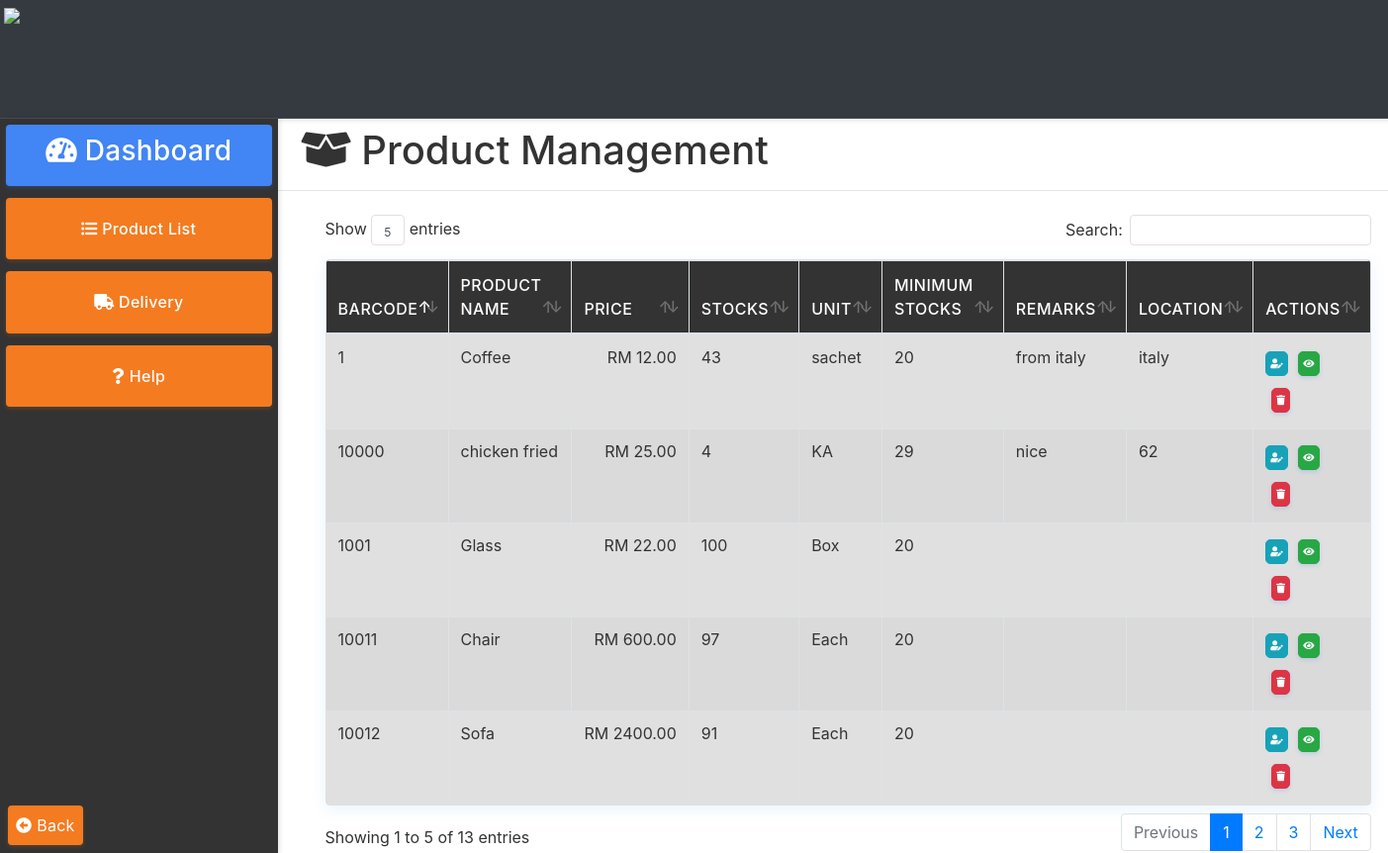
Screenshot of /products/products.php (signed in) with the database file from the repository.
### tables this page shows
CREATE TABLE `products` (
  `product_no` varchar(50) NOT NULL,
  `product_name` varchar(30) DEFAULT NULL,
  `sell_price` decimal(18,2) DEFAULT NULL,
  `quantity` int(11) DEFAULT NULL,
  `unit` varchar(30) DEFAULT NULL,
  `min_stocks` int(11) DEFAULT NULL,
  `remarks` text DEFAULT NULL,
  `location` varchar(50) DEFAULT NULL,
  `images` varchar(30) DEFAULT NULL
);

### products/products.php (the view, shortened to what this page needs)
<?php
	include("../server/connection.php");
	$stmt = $db->prepare("SELECT * FROM products");
	$stmt->execute();
	$result = $stmt->get_result();
	$products = [];
	while($row = $result->fetch_assoc()) {
		$products[] = $row;
	}
?>
<!DOCTYPE html>
<html>
<head>
	<?php include('../templates/head1.php');?>
</head>
<body>
	<div class="contain h-100">
		<?php include('../products/base.php');?>
		<div>
			<h1 class="ml-4 pt-2"><i class="fas fa-box-open"></i> Product Management</h1>
			<hr>
			<div class="table-responsive mt-4 pl-5 pr-5">
			<table class="table table-striped table-bordered" id="product_table" style="margin-top: -22px;">
				<thead>
					<tr>
						<th scope="col" class="column-text">Barcode</th>
						<th scope="col" class="column-text">Product Name</th>
						<th scope="col" class="column-text">Price</th>
						<th scope="col" class="column-text">Stocks</th>
						<th scope="col" class="column-text">Unit</th>
						<th scope="col" class="column-text">Minimum Stocks</th>
						<th scope="col" class="column-text">Remarks</th>
						<th scope="col" class="column-text">Location</th>
						<th scope="col" class="column-text">Actions</th>
					</tr>
				</thead>
				<tbody class="table-hover">
					<?php
						foreach($products as $row){
				  	?>
					<tr class="table-active">
						<td><?php echo $row['product_no'];?></td>
						<td><?php echo $row['product_name'];?></td>
						<td align="right">RM&nbsp<?php echo $row['sell_price'];?></td>
						<td><?php echo $row['quantity'];?></td>
						<td><?php echo $row['unit'];?></td>
						<td><?php echo $row['min_stocks'];?></td>
						<td><?php echo $row['remarks'];?></td>
						<td><?php echo $row['location'];?></td>
						<td>
							<a name="edit" title="Edit" style='font-size:10px; border-radius:5px;padding:4px;' href="update_products.php?id=<?php echo $row['product_no'];?>" class="btn btn-info btn-xs"><i class="fas fa-user-edit"></i></a>
							<button type="button" name="view" style='font-size:10px; border-radius:5px;padding:4px;' id="<?php echo $row['product_no'];?>" class="btn btn-success btn-xs view_data"><i class="fas fa-eye"></i></button>
							<button type="button" name="delete" title="Delete" style='font-size:10px; border-radius:5px;padding:4px;' data-id="<?php echo $row['product_no'];?>"  class="delete btn btn-danger btn-xs" data-toggle="#deleteModal" title="Delete"><i class="fas fa-trash"></i></button>
						</td>
					</tr>
					<?php } ?>
				</tbody>
			</table>
			</div>
		</div>
	</div>
</body>
</html>

### templates/head1.php (shortened to what this page needs)
<link rel="stylesheet" type="text/css" href="../bootstrap4/css/datepicker.css"/>
<link rel="stylesheet" type="text/css" href="../bootstrap4/css/bootstrap.min.css" />
<link rel="stylesheet" type="text/css" href="../bootstrap4/css/style1.css" />
<link rel="stylesheet" type="text/css" href="../bootstrap4/css/dataTables.bootstrap4.min.css"/>
<link rel="stylesheet" href="../bootstrap4/css/all.min.css"/>
<link rel="stylesheet" href="../bootstrap4/css/typeahead.css"/>

### products/base.php
<div class="header bg-dark">
	<img class="img-fluid w-100 mt-2 ml-1" src="../images/storehub.png" >
</div>
<div class="sidebar">
	<button><h3><i class="fas fa-tachometer-alt"></i> Dashboard</h3></button>
	<button id="sidebar_button" onclick="window.location.href='../products/products.php'"><i class="fas fa-list-ul"></i> Product List</button>
	<button id="sidebar_button" onclick="window.location.href='../delivery/add_delivery.php'"><i class="fas fa-truck"></i> Delivery</button>
	<button id="sidebar_button" data-toggle="popover" title="Product Management" data-content="Here you can create, update, delete and view products." data-placement="bottom"><i class="fas fa-question"></i> Help</button>
	<div class="fixed-bottom">
		<button class="btn m-2 p-2" id="sidebar_button" onclick="window.location.href='../main.php'"><i class="fas fa-arrow-alt-circle-left"></i> Back</button>
	</div>
</div>

### rows the page displays
products: product_no "1", product_name "Coffee", sell_price "12.00", quantity "43", unit "sachet", min_stocks "20", remarks "from italy", location "italy"
products: product_no "10000", product_name "chicken fried", sell_price "25.00", quantity "4", unit "KA", min_stocks "29", remarks "nice", location "62"
products: product_no "1001", product_name "Glass", sell_price "22.00", quantity "100", unit "Box", min_stocks "20"
products: product_no "10011", product_name "Chair", sell_price "600.00", quantity "97", unit "Each", min_stocks "20"
products: product_no "10012", product_name "Sofa", sell_price "2400.00", quantity "91", unit "Each", min_stocks "20"
